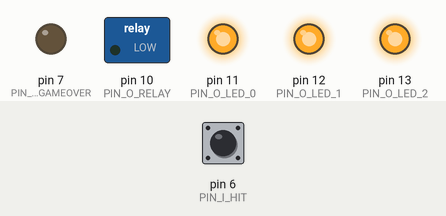
Recording of a sketch running on a simulated Arduino Uno, built with avr-gcc and run on an emulated ATmega328P. Shown: switched loads named in the sketch (green lamp = pin HIGH), output pins drawn as LEDs (lit = HIGH). The inputs (shaded band) are chosen by the test bench; at power-on: pin 6 (PIN_I_HIT) HIGH. The audio player accepts every command and is not drawn.

Above: at 1.2 s.
1.3 s: pin 6 (PIN_I_HIT) pulled LOW for 3.2 s
At 2.3 s:
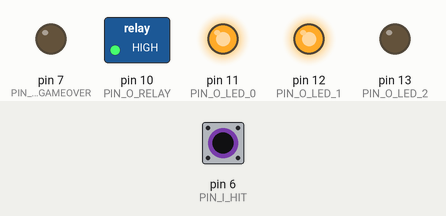
At 5.4 s:
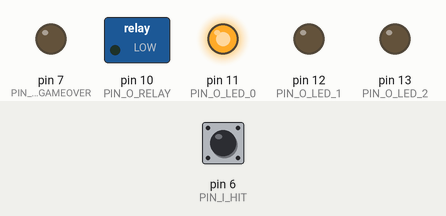
6.0 s: pin 6 (PIN_I_HIT) pulled LOW for 0.15 s
At 7.3 s:
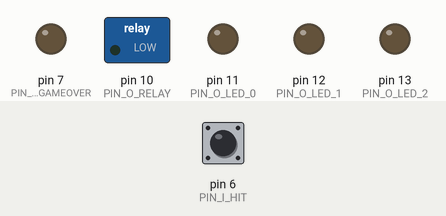
Timing chart, 0 to 9.0 s (numbered marks = the images above; inputs shaded):
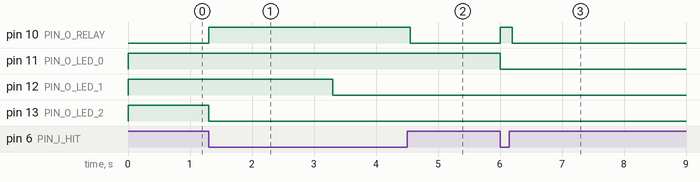

The sketch:

irairabo.ino
```cpp
#include "pin.hpp"
#include "button.hpp"
#include "led.hpp"
#include "sound.hpp"
#include "relay.hpp"

enum State { S_INIT, S_REALY, S_RUN, S_STOP };

// ゲーム主状態
int state;
// プレイヤー状態
int state_hp;
bool state_isHit;
bool state_isInvicible;

void setup(){
  pin::setup();
  sound::setup();
  state_reset();
}

// model reset
void state_reset(){
  // 状態初期化
  state = S_INIT;
  state_hp = 3;
  state_isHit = false;
  state_isInvicible = false;
  //
  state =  S_REALY;
}

void state_set_gameover() {
  state_hp = 0;
  state_isHit = false;
  state_isInvicible = false;
}

int state_is_gameover(){
  return (state_hp == 0 && state_isInvicible == false);
}

void loop(){
    int next_state = state_player_update(); // 状態更新処理
    run_loop();

    // 準備完了中の処理
    if (state == S_REALY) {
      // state to S_RUN
      state = S_RUN;
    }
    // プレイ中の処理
    else if (state == S_RUN) {

    }
    // プレイ終了時の処理
    else if (state == S_STOP) {
        // リセットボタンを押されたか確認
        state = button::check_reset_btn();
        // リセットボタンが押されたならリセット
        if (state == S_REALY) {
            state_reset();
        }
    }

    state = next_state;
}

// プレイヤー状態の更新(Controller)
int state_player_update() {
    static const unsigned long invicible_time = 2000;
    static unsigned long last_hit_time = millis();

    // physical -> state

    // update state_isHit
    bool hits = true;
    for (int i = 0; i < 10; ++i) hits = hits && PIN_READ_HIT();
    if (hits) {
      state_isHit = 1;
    } else {
      state_isHit = 0;
    }

    // 無敵状態なら
    if (state_isInvicible)
    {
        // 無敵状態の有効時間確認
        if (last_hit_time + invicible_time < millis()) {
            state_isInvicible = false;
        }
    }

    // 通常状態(無敵じゃない)なら
    else
    {
        // 棒が壁にあったら残機を減らす
        if (!state_isInvicible && state_isHit) {
            if (state_hp > 0) state_hp--; // hp減少
            state_isInvicible = true; // 無敵時間に入る
            last_hit_time = millis();
        }
    }

    // 残機が0ならストップ
    if (state_is_gameover()) {
        return S_STOP;
    }
    // そうでないなら続行
    else return S_RUN;
}

// ゲーム状態を反映(View)
int run_loop() {
    /*
      state_hp ---- led
                  +- sound
      state_isHit - relay
    */
    // HPをLEDに反映
    led::update_led(state_hp);

    // 再生音楽の変更
    sound::update_sound(state_hp, state_isHit);

    // リレーの状態
    relay::update_relay(state_isHit);
}
```

button.hpp
```cpp
#pragma once

#include <Arduino.h>

namespace button {

int check_reset_btn() {
  // PLEASE FOR ARDUINO RESET
  return 0;
}

} // button
```

led.hpp
```cpp
#pragma once

#include <Arduino.h>

namespace led {

void update_led(int state_hp) {
  if (state_hp == 3) {
    digitalWrite(PIN_O_LED_0, HIGH);
    digitalWrite(PIN_O_LED_1, HIGH);
    digitalWrite(PIN_O_LED_2, HIGH);
  } else if (state_hp == 2) {
    digitalWrite(PIN_O_LED_0, HIGH);
    digitalWrite(PIN_O_LED_1, HIGH);
    digitalWrite(PIN_O_LED_2, LOW);
  } else if (state_hp == 1) {
    digitalWrite(PIN_O_LED_0, HIGH);
    digitalWrite(PIN_O_LED_1, LOW);
    digitalWrite(PIN_O_LED_2, LOW);
  } else if (state_hp == 0) {
    digitalWrite(PIN_O_LED_0, LOW);
    digitalWrite(PIN_O_LED_1, LOW);
    digitalWrite(PIN_O_LED_2, LOW);
  }
}

} // led
```

pin.cpp
```cpp
#include "pin.hpp"

namespace pin {

void setup() {
  pinMode(PIN_O_LED_0, OUTPUT);
  pinMode(PIN_O_LED_1, OUTPUT);
  pinMode(PIN_O_LED_2, OUTPUT);
  pinMode(PIN_O_RELAY, OUTPUT);
  pinMode(PIN_O_LED_GAMEOVER, OUTPUT);

  pinMode(PIN_I_HIT, INPUT_PULLUP); //INPUT or INPUT_PULLUP ??
}

} // pin
```

pin.hpp
```cpp
#pragma once

#include <Arduino.h>

/* COM */
#define PIN_COM_RX 8
#define PIN_COM_TX 9

/* OUTPUT */
#define PIN_O_LED_GAMEOVER 7

#define PIN_O_RELAY 10
#define PIN_O_LED_0 11
#define PIN_O_LED_1 12
#define PIN_O_LED_2 13

/* INPUT */
#define PIN_I_HIT 6
#define PIN_READ_HIT() ((digitalRead(PIN_I_HIT)==LOW)?true:false)

namespace pin {

void setup();

} // pin
```

relay.hpp
```cpp
#pragma once

#include <Arduino.h>
#include "pin.hpp"

namespace relay {

#define RELAY_DURATION 50

int update_relay(int state_isHit) {
  static unsigned long last = millis();
  static bool hasOn = false;

  if (state_isHit) {
    if (hasOn == false) {
      digitalWrite(PIN_O_RELAY, HIGH);
      hasOn = true;
    }
    last = millis();
  } else {
    if (hasOn == true) {
      if (last + RELAY_DURATION < millis()) {
        digitalWrite(PIN_O_RELAY, LOW);
        hasOn = false;
      }
    }
  }

  return (digitalRead(PIN_O_RELAY) == HIGH);
}

} // relay
```

sound.cpp
```cpp
#include <SoftwareSerial.h>
#include "DFPlayer_Mini_Mp3.h"

#include "sound.hpp"
#include "pin.hpp"

SoftwareSerial DFP_Serial(PIN_COM_RX, PIN_COM_TX); // RX, TX

namespace sound {

void setup () {
  DFP_Serial.begin(9600);
  mp3_set_serial(DFP_Serial);
  mp3_set_volume (0x00); // volume to 0
}

void update_sound(int state_hp, int state_isHit) {
  static unsigned long sleep_time = 0;
  static unsigned long last = millis();
  static bool once = true;
  static struct {int hp; int isHit;} last_state = {state_hp, state_isHit};

  if (last_state.hp != state_hp || last_state.isHit != state_isHit) {
    once = true;
    last_state.hp = state_hp;
    last_state.isHit = state_isHit;
  }

  if (last + sleep_time <= millis()) {
    if (state_isHit) {
      // damage sound
      mp3_set_volume (0x15);
      mp3_play(SOUND_ID_DAMAGE);
      last = millis();
      sleep_time = 1000;
    }

    else {
      if (once) {
        mp3_set_volume (0x10);
        switch(state_hp) {
        case 3:
          mp3_play(SOUND_ID_HP3);
          break;
        case 2:
          mp3_play(SOUND_ID_HP2);
          break;
        case 1:
          mp3_play(SOUND_ID_HP1);
          break;
        case 0:
          mp3_play(SOUND_ID_HP0);
          break;
        default:
          // error
          break;
        }
        once = false;
      }
    }
  }
}

} //sound
```

sound.hpp
```cpp
#pragma once

#include <Arduino.h>

namespace sound {

#define SOUND_ID_DAMAGE 2
#define SOUND_ID_HP3 1
#define SOUND_ID_HP2 1
#define SOUND_ID_HP1 1
#define SOUND_ID_HP0 1

void setup();

void update_sound(int state_hp, int state_isHit);

} // sound
```

Measured:
- after the input at 1.3 s, pin 10 (PIN_O_RELAY): LOW → HIGH at once, → LOW 3.3 s later; pin 12 (PIN_O_LED_1): HIGH → LOW after 2.0 s; pin 13 (PIN_O_LED_2): HIGH → LOW at once
- after the input at 6.0 s, pin 10 (PIN_O_RELAY): LOW → HIGH at once, → LOW 0.20 s later; pin 11 (PIN_O_LED_0): HIGH → LOW at once
